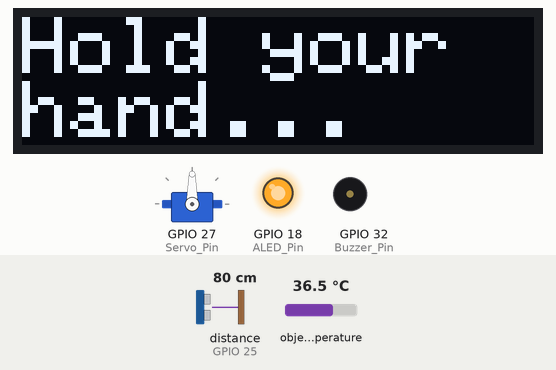
This sketch was run on a simulated ESP32. On the bench: servo, 128×32 one-colour display, output pins drawn as LEDs (lit = HIGH), buzzer (waves = sounding, pin HIGH). Wiring (inferred from the names in the program): ultrasonic range finder: trigger GPIO 26; echo GPIO 25. The inputs (shaded band) are chosen by the test bench; at power-on: distance to the obstacle (sensor on GPIO 25) 80 cm, object temperature 36.5 °C. The echo pulse lasts 58.3 µs per cm; nothing arrives over Bluetooth unless stated; a phone connects over Bluetooth LE 3 s after start; pins used as bus, display or sensor lines are not drawn; what the sketch prints to the serial monitor is not drawn.

Above: at 1.2 s.
1.3 s: distance to the obstacle (sensor on GPIO 25) set to 12 cm
3.6 s: distance to the obstacle (sensor on GPIO 25) set to 9 cm
At 5.8 s:
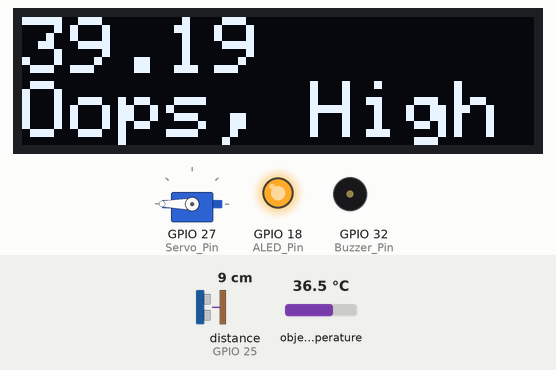
At 12.1 s:
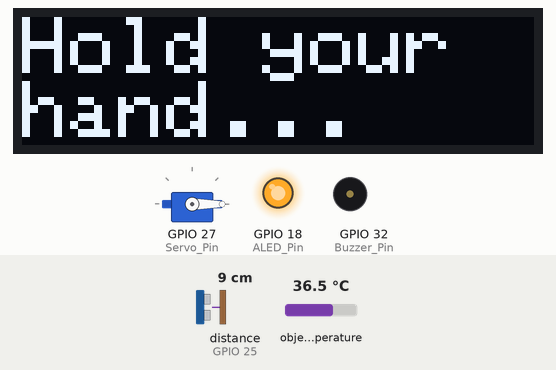
Timing chart, 0 to 12.6 s (numbered marks = the images above; inputs shaded):
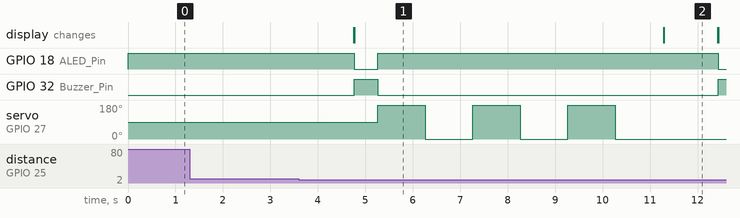

The sketch:

temp-and-disinfection.ino
```cpp
//ESP32 G3-Theme Temperature-and-disinfection

#include <ESP32Servo.h>
#include <Wire.h>
#include <Adafruit_MLX90614.h>
#include <Adafruit_GFX.h>
#include <Adafruit_SSD1306.h>
//BLE
#include <BLEDevice.h>
#include <BLEServer.h>
#include <BLEUtils.h>
#include <BLE2902.h>


//Stateless value
const int Echo_Pin = 25;
const int Trigger_Pin = 26;
const int SDA_Pin = 21;
const int SCL_Pin = 22;
const int Servo_Pin = 27;
const int ALED_Pin = 18;
const int Buzzer_Pin = 32;
const double adjustTemp = 2.7;
const double leastTemp = 35.0;
const double mostTemp = 37.0;
const double farFromHand = 10;
const char OLED_address = 0x3C;

double latestTemp;
Servo servo;

Adafruit_MLX90614 mlx = Adafruit_MLX90614();
#define SCREEN_WIDTH 128
#define SCREEN_HEIGHT 32
#define OLED_RESET 4
Adafruit_SSD1306 display(SCREEN_WIDTH, SCREEN_HEIGHT, &Wire, OLED_RESET);


void setup() {
  // put your setup code here, to run once:
  Serial.begin(115200);
  pinMode(Trigger_Pin, OUTPUT);
  pinMode(Echo_Pin, INPUT);
  pinMode(ALED_Pin, OUTPUT);
  pinMode(Buzzer_Pin, OUTPUT);
  digitalWrite(Trigger_Pin, LOW);
  digitalWrite(ALED_Pin, HIGH);
  digitalWrite(Buzzer_Pin, LOW);
  servo.attach(Servo_Pin);
  mlx.begin();
  display.begin(SSD1306_SWITCHCAPVCC, OLED_address);
  initBLE();
}


//--function--
void sendTrigger() {
  digitalWrite(Trigger_Pin, HIGH);
  delayMicroseconds(10);
  digitalWrite(Trigger_Pin, LOW);
}

double bodytemp() {
  delay(500); //体温計の前に来てからのラグを判定(値に根拠なし)
  double count = 0;
  for (int i = 0; i < 20; i++) {
      count += mlx.readObjectTempC();
      delay(5);
  }
  double temp = count / 20;
  if (temp > 99) {
    temp = 0;
  }
  temp += adjustTemp;
  return temp;
}
void showtemp(double temp) {
  display_double(temp);
  if (leastTemp < temp && temp < mostTemp) {
    display_temptext("Success!");
  } else if (mostTemp <= temp) {
    display_temptext("Oops, High!");
  } else  {
    display_temptext("Failed...");
  }
}

void disinfection() {
  for (int i = 0; i < 3; i++) {
    servo.write(180);
    delay(1000);
    servo.write(0);
    delay(1000);
  }
}

void buzzerandled() {
  digitalWrite(ALED_Pin, LOW);
  digitalWrite(Buzzer_Pin, HIGH);
  delay(500);
  digitalWrite(ALED_Pin, HIGH);
  digitalWrite(Buzzer_Pin, LOW);
}

void display_text(char* text) {
  display.clearDisplay();
  display.setTextColor(SSD1306_WHITE);
  display.setTextSize(2);
  display.setCursor(0, 0);
  display.println(text);
  display.display();
}
void display_temptext(char* text) {
  display.setTextColor(SSD1306_WHITE);
  display.setTextSize(2);
  display.setCursor(0, 16);
  display.println(text);
  display.display();
}
void display_double(double number) {
  display.clearDisplay();
  display.setTextColor(SSD1306_WHITE);
  display.setTextSize(2);
  display.setCursor(0, 0);
  display.println(number);
  display.display();
}


//////////////////
// Bluetooth LE //
//////////////////
#define LOCAL_NAME "ESP32"
#define SERVICE_UUID "ee16e67a-8310-11eb-8dcd-0242ac130003"
#define CHARACTERISTIC_UUID_NOTIFY "ee16eb34-8310-11eb-8dcd-0242ac130003"
BLEServer *pServer = NULL;
BLECharacteristic * pNotifyCharacteristic;
bool deviceConnected = false;
bool oldDeviceConnected = false;

class MyServerCallbacks: public BLEServerCallbacks {
  void onConnect(BLEServer* pServer) {
    deviceConnected = true;
  }
  void onDisonnect(BLEServer* pServer) {
    deviceConnected = false;
  }
};

// Bluetooth LE initialize
void initBLE() {
  BLEDevice::init(LOCAL_NAME);
  // Create the BLE Server
  pServer = BLEDevice::createServer();
  pServer -> setCallbacks(new MyServerCallbacks());
  // Create the BLE Service
  BLEService *pService = pServer -> createService(SERVICE_UUID);
  // Create a BLE Characteristic
  pNotifyCharacteristic = pService -> createCharacteristic(CHARACTERISTIC_UUID_NOTIFY,BLECharacteristic::PROPERTY_NOTIFY);
  pNotifyCharacteristic -> addDescriptor(new BLE2902());
  // Start the service
  pService -> start();
  // Start advertising
  pServer -> getAdvertising() -> start();
}

// BLE Loop
void loopBLE() {
  // Connecting
  if (deviceConnected && !oldDeviceConnected) {
    oldDeviceConnected = deviceConnected;
  }
  // Disconnecting
  if (deviceConnected && !oldDeviceConnected) {
    delay(500);
    pServer -> startAdvertising();
    Serial.println("startAdvertising");
    oldDeviceConnected = deviceConnected;
  }
}

void tempBLE() {
  if (deviceConnected) {
    char upTemp[6];
    dtostrf(latestTemp, 4, 1, upTemp);
    pNotifyCharacteristic -> setValue(upTemp);
    pNotifyCharacteristic -> notify();
  }
}


//--loop--
void loop() {
  // put your main code here, to run repeatedly:
  sendTrigger();
  double time = pulseIn(Echo_Pin, HIGH);
  double distance = (time / 1000 / 1000) / 2 * (340 * 100);
  Serial.println(distance);
  display_text("Hold your hand...");

  if (distance < farFromHand) {
    double count = 0;
    for (int i = 0; i < 10; i++) {
      sendTrigger();
      double time = pulseIn(Echo_Pin, HIGH);
      double distance = (time / 1000 / 1000) / 2 * (340 * 100);
      count += distance;
      delay(50);
    }
    if (count < farFromHand * 10) {
      latestTemp = bodytemp();
      showtemp(latestTemp);
      buzzerandled();
      disinfection();
    }
  }
  loopBLE();
  tempBLE();
  delay(10);
}
```

Measured:
- the behaviour switches between 11 and 10 cm on distance to the obstacle (sensor on GPIO 25) (found by bisection; images 0 and 1)
- after the input at 1.3 s, every drawn part: stays the same
- after the input at 3.6 s, GPIO 18 (ALED_Pin): HIGH → LOW after 1.2 s, → HIGH 0.50 s later, → LOW 7.2 s later; GPIO 32 (Buzzer_Pin): LOW → HIGH after 1.2 s, → LOW 0.50 s later, → HIGH 7.2 s later
- what the display in image 1 shows lasts 6.5 s, from 4.8 s to 11.3 s
